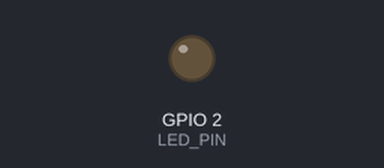
This sketch was run on a simulated ESP32. On the bench: output pins drawn as LEDs (lit = HIGH). Nothing arrives over Bluetooth unless stated; what the sketch prints to the serial monitor is not drawn.

Above: at 2.9 s.
Timing chart, 0 to 7.0 s (numbered marks = the images above):
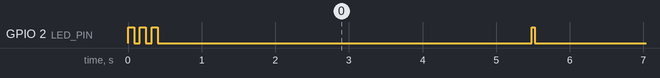

Measured:
- by itself, GPIO 2 (LED_PIN): goes LOW 0.08 s, HIGH 0.08 s, LOW 0.08 s, HIGH 0.08 s, 25 × (LOW 5.1 s, HIGH 0.04 s), then LOW

The sketch:

ble_beacon.ino
```cpp
// ============================================================
//  BLE Proximity Tag — ESP32 Firmware
//  Works with python_tracker.py (Flet + Bleak)
//
//  SETUP FOR EACH PHYSICAL TAG:
//    1. Change TAG_NAME to a unique value (must match a key
//       in the KNOWN_TAGS dict inside python_tracker.py)
//    2. Flash. Done.
//
//  SIGNAL CALIBRATION NOTES:
//    - TX power is set to max (+9 dBm) for best range.
//    - Zone thresholds are tuned in python_tracker.py → ZONES.
//    - To calibrate: hold the tag at a known distance, read the
//      smoothed dBm value in the app, then update the thresholds.
//    - Typical real-world readings (varies with walls/body):
//        ~0.5 m  → -45 to -55 dBm  (Very Near)
//        ~1-2 m  → -55 to -65 dBm  (Near)
//        ~3-4 m  → -65 to -73 dBm  (Fairly Near)
//        ~5-8 m  → -73 to -82 dBm  (Far)
//        >8 m    → < -82 dBm       (Very Far)
//    - Advertising interval is set to ~100ms for snappy updates.
//      Increase ADV_INTERVAL_MIN/MAX to save battery.
// ============================================================

#include <BLEDevice.h>
#include <BLEUtils.h>
#include <BLEAdvertising.h>

// --- TAG IDENTITY (change this per physical tag) ---
#define TAG_NAME "Aastha-Bag"
// Examples for other tags:
//   "Aastha-Backpack"
//   "Aastha-Case"
//   "Aastha-Wallet"

// Shared service UUID — identifies all your tags to the app.
// Must match TRACKER_SERVICE_UUID in python_tracker.py exactly.
#define TRACKER_SERVICE_UUID "4fafc201-1fb5-459e-8fcc-c5c9c331914b"

#define LED_PIN 2

// Advertising interval in units of 0.625 ms
// 160 × 0.625 = 100 ms | 200 × 0.625 = 125 ms
#define ADV_INTERVAL_MIN 160
#define ADV_INTERVAL_MAX 200

void setup() {
  Serial.begin(115200);
  pinMode(LED_PIN, OUTPUT);
  Serial.printf("\n[TAG] Initializing: %s\n", TAG_NAME);

  // --- BLE Stack Init ---
  BLEDevice::init(TAG_NAME);

  // Maximum TX power for best RSSI consistency at range.
  // Drop to ESP_PWR_LVL_N0 (0 dBm) if you want battery savings.
  BLEDevice::setPower(ESP_PWR_LVL_P9);

  BLEAdvertising *pAdv = BLEDevice::getAdvertising();

  // Primary advertisement packet:
  // Flags + Service UUID — this is what BleakScanner filters on.
  BLEAdvertisementData advData;
  advData.setFlags(0x06); // LE General Discoverable | No BR/EDR
  advData.setPartialServices(BLEUUID(TRACKER_SERVICE_UUID));
  pAdv->setAdvertisementData(advData);

  // Scan response packet:
  // Full device name — this is what the app uses to tell tags apart.
  // BleakScanner requests this via active scan automatically.
  BLEAdvertisementData scanResp;
  scanResp.setName(TAG_NAME);
  pAdv->setScanResponseData(scanResp);

  pAdv->setMinInterval(ADV_INTERVAL_MIN);
  pAdv->setMaxInterval(ADV_INTERVAL_MAX);
  pAdv->start();

  Serial.println("[TAG] Advertising started. Visible to python_tracker.py");

  // 3 quick blinks = boot success
  for (int i = 0; i < 3; i++) {
    digitalWrite(LED_PIN, HIGH); delay(80);
    digitalWrite(LED_PIN, LOW);  delay(80);
  }
}

void loop() {
  // BLE radio handles advertising autonomously.
  // Heartbeat blink every 5 s confirms the tag is alive.
  delay(5000);
  digitalWrite(LED_PIN, HIGH); delay(40);
  digitalWrite(LED_PIN, LOW);
}
```
